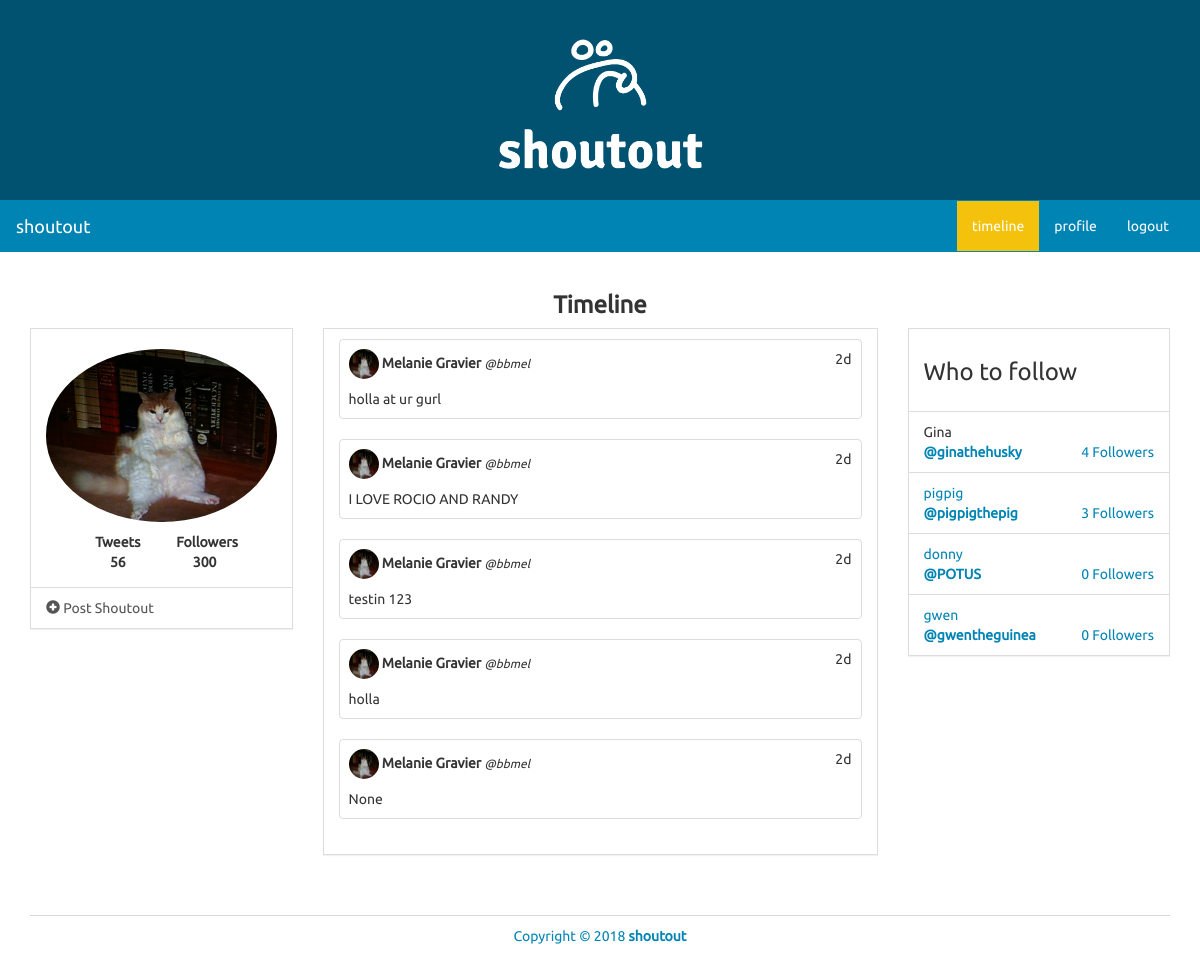
The app's page /timeline/bbmel with its own data.
### models.py (models this page shows)
class User(UserMixin, db.Model):
    id = db.Column(db.Integer, primary_key=True)
    name = db.Column(db.String(100))
    username = db.Column(db.String(30))
    image = db.Column(db.String(100))
    password = db.Column(db.String(50))
    join_date = db.Column(db.DateTime)
    shoutous = db.relationship('Shoutout', backref='user', lazy='dynamic')
    following = db.relationship('User', secondary=followers,
        primaryjoin=(followers.c.follower_id == id),
        secondaryjoin=(followers.c.followee_id == id),
        backref=db.backref('followers', lazy='dynamic'), lazy='dynamic')
    followed_by = db.relationship('User', secondary=followers,
        primaryjoin=(followers.c.followee_id == id),
        secondaryjoin=(followers.c.follower_id == id),
        backref=db.backref('followees', lazy='dynamic'), lazy='dynamic')

class Shoutout(db.Model):
    id = db.Column(db.Integer, primary_key=True)
    user_id = db.Column(db.Integer, db.ForeignKey('user.id'))
    text = db.Column(db.String(200))
    date_created = db.Column(db.DateTime)

### views.py (the view, shortened to what this page needs)
@app.route('/timeline', defaults={'username' : None})
@app.route('/timeline/<username>') # generalizes the timeline
def timeline(username):
    form = ShoutoutForm()
    if username:
        user = User.query.filter_by(username=username).first()
        if not user:
            abort(404)
        shoutouts = Shoutout.query.filter_by(user=user).order_by(Shoutout.date_created.desc()).all()
        total_shoutouts = len(shoutouts)
    who_to_watch = User.query.filter(User.id != user.id).order_by(db.func.random()).limit(4).all()
    current_time = datetime.now()
    return render_template('timeline.html', form=form, shoutouts=shoutouts, current_time=current_time, current_user=user, total_shoutouts=total_shoutouts, who_to_watch=who_to_watch)

### app.py (called while the page is built)
@app.template_filter('time_since')
def time_since(delta):
    seconds = delta.total_seconds()
    days, seconds = divmod(seconds, 86400)
    hours, seconds = divmod(seconds, 3600)
    minutes, seconds = divmod(seconds, 60)
    if days > 0:
        return '%dd' % (days)
    elif hours > 0:
        return '%dh' % (hours)
    elif minutes > 0:
        return '%dm' % (minutes)
    else:
        return 'Just now'

### templates/timeline.html (shortened to what this page needs)
<!DOCTYPE html>
<html lang="en">
	<head>
		<link rel="stylesheet" href="{{ url_for('static', filename='bs/css/united.min.css') }}">
		<link rel="stylesheet" href="{{ url_for('static', filename='css/styles.css') }}">
	</head>
	<body>
		<div class="container-fluid">
			<div class="row" id="banner">
				<div class="title col-lg-12">
					<img src='static/logos/white_logo_transparent.png' alt="logo" width="19%" height="19%">
				</div>
			</div>
		</div>
		<nav class="navbar navbar-default" role="navigation">
			<div class="container-fluid">
				<div class="navbar-header">
					<a class="navbar-brand" href="./">shoutout</a>
				</div>
				<div class="collapse navbar-collapse navbar-ex1-collapse">
					<ul class="nav navbar-nav navbar-right">
						<li class="active"><a href="{{ url_for('timeline') }}">timeline</a></li>
						<li class=""><a href="{{ url_for('profile') }}">profile</a></li>
						<li class=""><a href="">logout</a></li>
					</ul>
				</div>
			</div>
		</nav>
		<div class="container">
			<div class="row">
				<div class="col-lg-12">
					<h3 class="text-center bold">Timeline</h3>
				</div>
				<div class="col-lg-3">
					<div class="panel panel-default">
						<div class="panel-body">
							<div class="row pad">
								<div class="col-lg-12">
									<img src="{{ current_user.image }}" class="img-responsive img-circle center-block" alt="Image" />
								</div>
							</div>
							<div class="row pad">
								<div class="col-lg-4 col-lg-offset-2 text-center">
									<strong>
										Tweets <br />
										56
									</strong>
								</div>
								<div class="col-lg-4 text-center">
									<strong>
										Followers <br />
										300
									</strong>
								</div>
							</div>
						</div>
						<ul class="list-group">
							<a class="list-group-item" data-toggle="modal" href="#newPost" data-backdrop="static" data-keboard="false">
								<i class="glyphicon glyphicon-plus-sign"></i> Post Shoutout
							</a>
						</ul>
					</div>
				</div>
				<div class="col-lg-6">
					<div class="panel panel-default">
						<div class="panel-body">
							{% for shoutout in shoutouts %}
								<div class="row">
									<div class="col-xs-12 col-sm-12 col-md-12 col-lg-12">
										<div class="thumbnail">
											<div class="caption">
												<div class="row">
													<div class="col-lg-10">
														<img src="{{ shoutout.user.image }}" style="width: 30px; height: 30px;" class="img-circle">
														<strong>{{ shoutout.user.name }}</strong>
														<small><em>@{{ shoutout.user.username }}</em></small>
													</div>
													<div class="col-lg-2 text-right">
														{{ (current_time - shoutout.date_created)|time_since }}
													</div>
												</div>
												<div class="row pad">
													<div class="col-lg-12">
														{{ shoutout.text }}
													</div>
												</div>
											</div>
										</div>
									</div>
								</div>
							{% endfor %}
						</div>
					</div>
				</div>
				<div class="col-lg-3">
					<div class="panel panel-default">
						<div class="panel-body">
							<h3>Who to follow</h3>
						</div>
						<ul class="list-group">
							{% for user in who_to_watch %}
									<li class="list-group-item">
										{{ user.name }}
										<div>
											<strong><a href="{{ url_for('profile', username=user.username) }}">@{{ user.username }}</strong>
											<span class="pull-right">
												{{ user.followed_by.all()|length }} Followers
											</span>
										</div>
									</li>
							{% endfor %}
						</ul>
					</div>
				</div>
			</div>
			<footer>
				<div class="row pad">
					<div class="col-lg-12 text-center">
						Copyright &copy; 2018 <strong> <a href="./">shoutout</a></strong>
					</div>
				</div>
			</footer>
		</div>
	</body>
</html>

### static/css/styles.css (style rules this page uses)
body { font-family: Ubuntu, verdana, georgia, serif, sans-serif; }
a, a:hover, a:active, a:focus, a:visited { text-decoration: none; }
.bold { font-weight: bolder !important; }
div.panel, .btn, .navbar { border-radius: 0; }
footer { margin-top: 40px; margin-bottom: 20px; }
.pad { margin-top: 10px !important; }
div.panel-body { padding-top: 10px; }
body > nav { border-radius: 0 !important; }
div.thumbnail { padding: 0; }
footer { border-top: 1px solid rgba(44, 62, 80, .2); }
#banner { height: 200px; background-color: #015270; text-align: center; padding: 10px; padding-top: 20px; }

### records on screen
User: image (picture)
Shoutout: user.image (picture), user.name "Melanie Gravier", user.username "bbmel", (current_time-shoutout.date_created)|time_since "2d", text "holla at ur gurl"
Shoutout: user.image (picture), user.name "Melanie Gravier", user.username "bbmel", (current_time-shoutout.date_created)|time_since "2d", text "I LOVE ROCIO AND RANDY"
Shoutout: user.image (picture), user.name "Melanie Gravier", user.username "bbmel", (current_time-shoutout.date_created)|time_since "2d", text "testin 123"
Shoutout: user.image (picture), user.name "Melanie Gravier", user.username "bbmel", (current_time-shoutout.date_created)|time_since "2d", text "holla"
Shoutout: user.image (picture), user.name "Melanie Gravier", user.username "bbmel", (current_time-shoutout.date_created)|time_since "2d", text "None"
User: name "Gina", username "ginathehusky", followed_by.all|length "4"
User: name "pigpig", username "pigpigthepig", followed_by.all|length "3"
User: name "donny", username "POTUS", followed_by.all|length "0"
User: name "gwen", username "gwentheguinea", followed_by.all|length "0"
